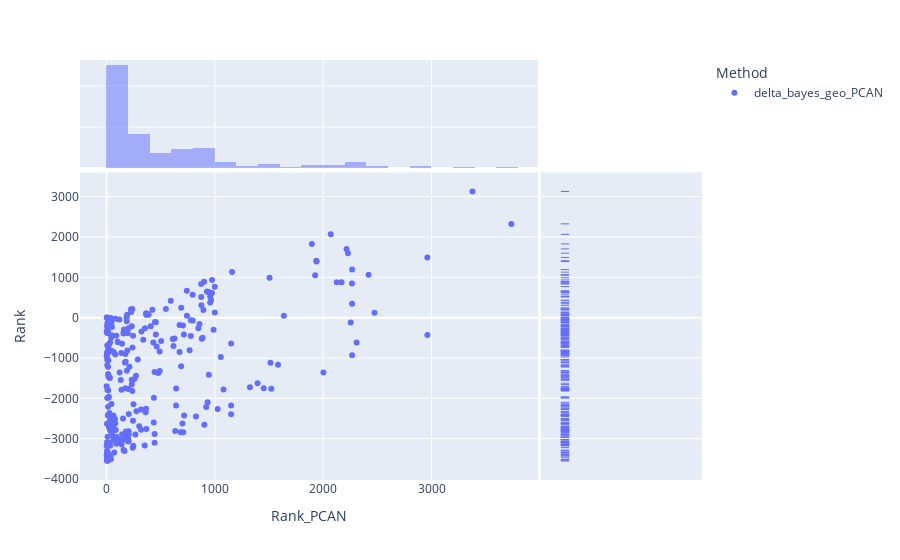
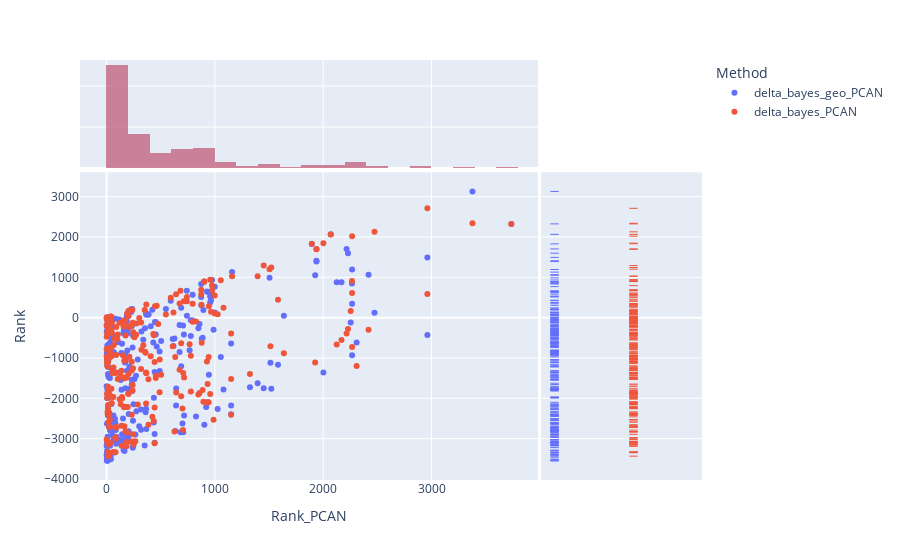
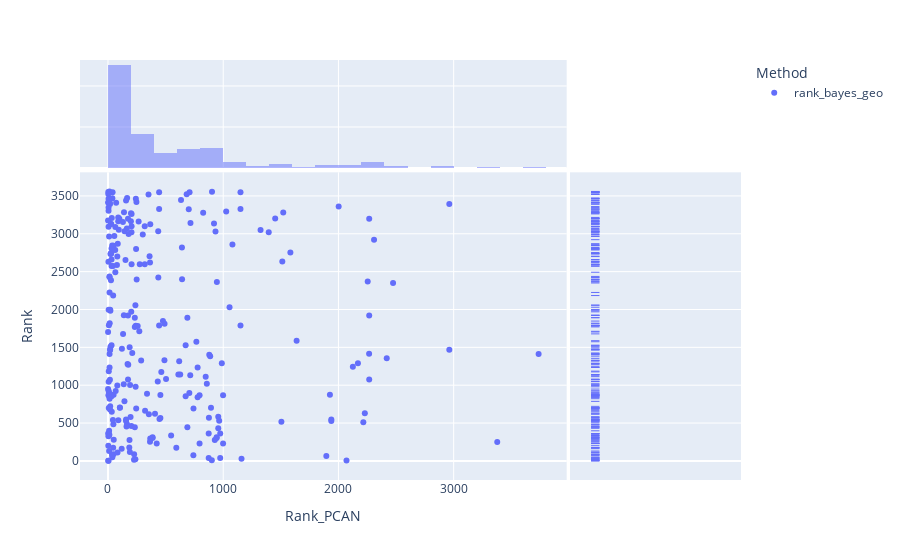
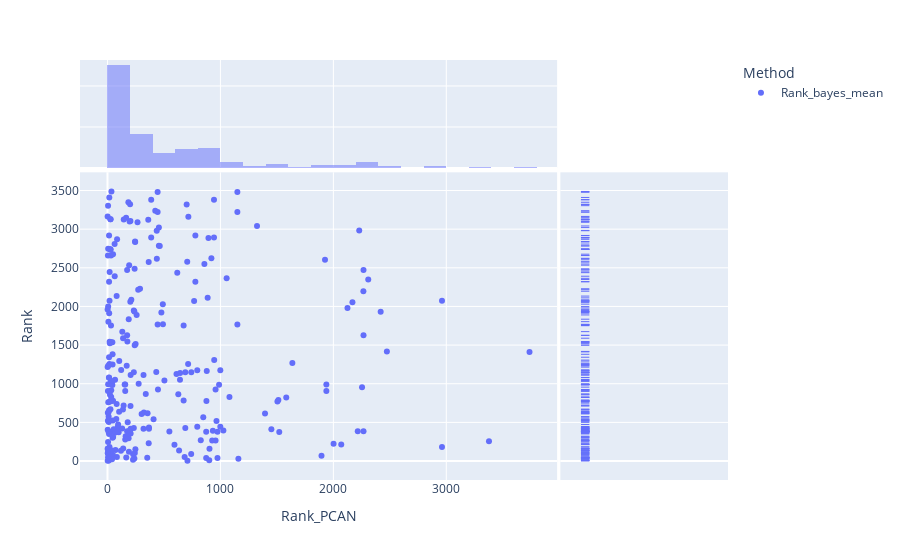

These figures' notebook cell, in order:
### Markdown cell above
### PLOTS with MAYO IC and PCAN IC Subsetted to Clinvar genes

### Code cell
plot_pt_dot_single(Rank_HPO_CKG_CKG_df,"delta_bayes_geo_PCAN")
plot_pt_dot_pair(Rank_HPO_CKG_CKG_df,"delta_bayes_geo_PCAN", 'delta_bayes_PCAN')
plot_pt_dot_single(Rank_HPO_CKG_CKG_df,"rank_bayes_geo")
plot_pt_dot_single(Rank_HPO_CKG_CKG_df,"Rank_bayes_mean")

### Figure 1 — Plotly figure (JSON) as saved in the notebook; plotly's stock layout.template omitted (floating-point values rounded to 4 significant figures; data arrays with more than 128 entries replaced by an {"elided": "..."} marker saying what was removed)
{"data": [{"customdata": {"elided": "271x2 str values"}, "hovertemplate": "Method=delta_bayes_geo_PCAN<br>Rank_PCAN=%{x}<br>Rank=%{y}<br>Normalized ID=%{customdata[0]}<br>Gene1=%{customdata[1]}<extra></extra>", "legendgroup": "delta_bayes_geo_PCAN", "marker": {"color": "#636efa", "symbol": "circle"}, "mode": "markers", "name": "delta_bayes_geo_PCAN", "orientation": "v", "showlegend": true, "type": "scatter", "x": {"elided": "271 int values"}, "xaxis": "x", "y": {"elided": "271 int values"}, "yaxis": "y"}, {"alignmentgroup": "True", "bingroup": "x", "hovertemplate": "Method=delta_bayes_geo_PCAN<br>Rank_PCAN=%{x}<br>count=%{y}<extra></extra>", "legendgroup": "delta_bayes_geo_PCAN", "marker": {"color": "#636efa"}, "name": "delta_bayes_geo_PCAN", "offsetgroup": "delta_bayes_geo_PCAN", "opacity": 0.5, "showlegend": false, "type": "histogram", "x": {"elided": "271 int values"}, "xaxis": "x3", "yaxis": "y3"}, {"alignmentgroup": "True", "boxpoints": "all", "customdata": {"elided": "271x2 str values"}, "fillcolor": "rgba(255,255,255,0)", "hoveron": "points", "hovertemplate": "Method=delta_bayes_geo_PCAN<br>Rank=%{y}<br>Normalized ID=%{customdata[0]}<br>Gene1=%{customdata[1]}<extra></extra>", "jitter": 0, "legendgroup": "delta_bayes_geo_PCAN", "line": {"color": "rgba(255,255,255,0)"}, "marker": {"color": "#636efa", "symbol": "line-ew-open"}, "name": "delta_bayes_geo_PCAN", "offsetgroup": "delta_bayes_geo_PCAN", "showlegend": false, "type": "box", "xaxis": "x2", "y": {"elided": "271 int values"}, "yaxis": "y2"}], "layout": {"barmode": "overlay", "legend": {"title": {"text": "Method"}, "tracegroupgap": 0}, "margin": {"t": 60}, "xaxis": {"anchor": "y", "domain": [0, 0.7363], "title": {"text": "Rank_PCAN"}}, "xaxis2": {"anchor": "y2", "domain": [0.7413, 1], "matches": "x2", "showgrid": false, "showline": false, "showticklabels": false, "ticks": ""}, "xaxis3": {"anchor": "y3", "domain": [0, 0.7363], "matches": "x", "showgrid": true, "showticklabels": false}, "xaxis4": {"anchor": "y4", "domain": [0.7413, 1], "matches": "x2", "showgrid": false, "showline": false, "showticklabels": false, "ticks": ""}, "yaxis": {"anchor": "x", "domain": [0, 0.7326], "title": {"text": "Rank"}}, "yaxis2": {"anchor": "x2", "domain": [0, 0.7326], "matches": "y", "showgrid": true, "showticklabels": false}, "yaxis3": {"anchor": "x3", "domain": [0.7426, 1], "matches": "y3", "showgrid": true, "showline": false, "showticklabels": false, "ticks": ""}, "yaxis4": {"anchor": "x4", "domain": [0.7426, 1], "matches": "y3", "showgrid": true, "showline": false, "showticklabels": false, "ticks": ""}}}

### Figure 2 — Plotly figure (JSON) as saved in the notebook; plotly's stock layout.template omitted (floating-point values rounded to 4 significant figures; data arrays with more than 128 entries replaced by an {"elided": "..."} marker saying what was removed)
{"data": [{"customdata": {"elided": "271x2 str values"}, "hovertemplate": "Method=delta_bayes_geo_PCAN<br>Rank_PCAN=%{x}<br>Rank=%{y}<br>Normalized ID=%{customdata[0]}<br>Gene1=%{customdata[1]}<extra></extra>", "legendgroup": "delta_bayes_geo_PCAN", "marker": {"color": "#636efa", "symbol": "circle"}, "mode": "markers", "name": "delta_bayes_geo_PCAN", "orientation": "v", "showlegend": true, "type": "scatter", "x": {"elided": "271 int values"}, "xaxis": "x", "y": {"elided": "271 int values"}, "yaxis": "y"}, {"alignmentgroup": "True", "bingroup": "x", "hovertemplate": "Method=delta_bayes_geo_PCAN<br>Rank_PCAN=%{x}<br>count=%{y}<extra></extra>", "legendgroup": "delta_bayes_geo_PCAN", "marker": {"color": "#636efa"}, "name": "delta_bayes_geo_PCAN", "offsetgroup": "delta_bayes_geo_PCAN", "opacity": 0.5, "showlegend": false, "type": "histogram", "x": {"elided": "271 int values"}, "xaxis": "x3", "yaxis": "y3"}, {"alignmentgroup": "True", "boxpoints": "all", "customdata": {"elided": "271x2 str values"}, "fillcolor": "rgba(255,255,255,0)", "hoveron": "points", "hovertemplate": "Method=delta_bayes_geo_PCAN<br>Rank=%{y}<br>Normalized ID=%{customdata[0]}<br>Gene1=%{customdata[1]}<extra></extra>", "jitter": 0, "legendgroup": "delta_bayes_geo_PCAN", "line": {"color": "rgba(255,255,255,0)"}, "marker": {"color": "#636efa", "symbol": "line-ew-open"}, "name": "delta_bayes_geo_PCAN", "offsetgroup": "delta_bayes_geo_PCAN", "showlegend": false, "type": "box", "xaxis": "x2", "y": {"elided": "271 int values"}, "yaxis": "y2"}, {"customdata": {"elided": "271x2 str values"}, "hovertemplate": "Method=delta_bayes_PCAN<br>Rank_PCAN=%{x}<br>Rank=%{y}<br>Normalized ID=%{customdata[0]}<br>Gene1=%{customdata[1]}<extra></extra>", "legendgroup": "delta_bayes_PCAN", "marker": {"color": "#EF553B", "symbol": "circle"}, "mode": "markers", "name": "delta_bayes_PCAN", "orientation": "v", "showlegend": true, "type": "scatter", "x": {"elided": "271 int values"}, "xaxis": "x", "y": {"elided": "271 int values"}, "yaxis": "y"}, {"alignmentgroup": "True", "bingroup": "x", "hovertemplate": "Method=delta_bayes_PCAN<br>Rank_PCAN=%{x}<br>count=%{y}<extra></extra>", "legendgroup": "delta_bayes_PCAN", "marker": {"color": "#EF553B"}, "name": "delta_bayes_PCAN", "offsetgroup": "delta_bayes_PCAN", "opacity": 0.5, "showlegend": false, "type": "histogram", "x": {"elided": "271 int values"}, "xaxis": "x3", "yaxis": "y3"}, {"alignmentgroup": "True", "boxpoints": "all", "customdata": {"elided": "271x2 str values"}, "fillcolor": "rgba(255,255,255,0)", "hoveron": "points", "hovertemplate": "Method=delta_bayes_PCAN<br>Rank=%{y}<br>Normalized ID=%{customdata[0]}<br>Gene1=%{customdata[1]}<extra></extra>", "jitter": 0, "legendgroup": "delta_bayes_PCAN", "line": {"color": "rgba(255,255,255,0)"}, "marker": {"color": "#EF553B", "symbol": "line-ew-open"}, "name": "delta_bayes_PCAN", "offsetgroup": "delta_bayes_PCAN", "showlegend": false, "type": "box", "xaxis": "x2", "y": {"elided": "271 int values"}, "yaxis": "y2"}], "layout": {"barmode": "overlay", "legend": {"title": {"text": "Method"}, "tracegroupgap": 0}, "margin": {"t": 60}, "xaxis": {"anchor": "y", "domain": [0, 0.7363], "title": {"text": "Rank_PCAN"}}, "xaxis2": {"anchor": "y2", "domain": [0.7413, 1], "matches": "x2", "showgrid": false, "showline": false, "showticklabels": false, "ticks": ""}, "xaxis3": {"anchor": "y3", "domain": [0, 0.7363], "matches": "x", "showgrid": true, "showticklabels": false}, "xaxis4": {"anchor": "y4", "domain": [0.7413, 1], "matches": "x2", "showgrid": false, "showline": false, "showticklabels": false, "ticks": ""}, "yaxis": {"anchor": "x", "domain": [0, 0.7326], "title": {"text": "Rank"}}, "yaxis2": {"anchor": "x2", "domain": [0, 0.7326], "matches": "y", "showgrid": true, "showticklabels": false}, "yaxis3": {"anchor": "x3", "domain": [0.7426, 1], "matches": "y3", "showgrid": true, "showline": false, "showticklabels": false, "ticks": ""}, "yaxis4": {"anchor": "x4", "domain": [0.7426, 1], "matches": "y3", "showgrid": true, "showline": false, "showticklabels": false, "ticks": ""}}}

### Figure 3 — Plotly figure (JSON) as saved in the notebook; plotly's stock layout.template omitted (floating-point values rounded to 4 significant figures; data arrays with more than 128 entries replaced by an {"elided": "..."} marker saying what was removed)
{"data": [{"customdata": {"elided": "271x2 str values"}, "hovertemplate": "Method=rank_bayes_geo<br>Rank_PCAN=%{x}<br>Rank=%{y}<br>Normalized ID=%{customdata[0]}<br>Gene1=%{customdata[1]}<extra></extra>", "legendgroup": "rank_bayes_geo", "marker": {"color": "#636efa", "symbol": "circle"}, "mode": "markers", "name": "rank_bayes_geo", "orientation": "v", "showlegend": true, "type": "scatter", "x": {"elided": "271 int values"}, "xaxis": "x", "y": {"elided": "271 int values"}, "yaxis": "y"}, {"alignmentgroup": "True", "bingroup": "x", "hovertemplate": "Method=rank_bayes_geo<br>Rank_PCAN=%{x}<br>count=%{y}<extra></extra>", "legendgroup": "rank_bayes_geo", "marker": {"color": "#636efa"}, "name": "rank_bayes_geo", "offsetgroup": "rank_bayes_geo", "opacity": 0.5, "showlegend": false, "type": "histogram", "x": {"elided": "271 int values"}, "xaxis": "x3", "yaxis": "y3"}, {"alignmentgroup": "True", "boxpoints": "all", "customdata": {"elided": "271x2 str values"}, "fillcolor": "rgba(255,255,255,0)", "hoveron": "points", "hovertemplate": "Method=rank_bayes_geo<br>Rank=%{y}<br>Normalized ID=%{customdata[0]}<br>Gene1=%{customdata[1]}<extra></extra>", "jitter": 0, "legendgroup": "rank_bayes_geo", "line": {"color": "rgba(255,255,255,0)"}, "marker": {"color": "#636efa", "symbol": "line-ew-open"}, "name": "rank_bayes_geo", "offsetgroup": "rank_bayes_geo", "showlegend": false, "type": "box", "xaxis": "x2", "y": {"elided": "271 int values"}, "yaxis": "y2"}], "layout": {"barmode": "overlay", "legend": {"title": {"text": "Method"}, "tracegroupgap": 0}, "margin": {"t": 60}, "xaxis": {"anchor": "y", "domain": [0, 0.7363], "title": {"text": "Rank_PCAN"}}, "xaxis2": {"anchor": "y2", "domain": [0.7413, 1], "matches": "x2", "showgrid": false, "showline": false, "showticklabels": false, "ticks": ""}, "xaxis3": {"anchor": "y3", "domain": [0, 0.7363], "matches": "x", "showgrid": true, "showticklabels": false}, "xaxis4": {"anchor": "y4", "domain": [0.7413, 1], "matches": "x2", "showgrid": false, "showline": false, "showticklabels": false, "ticks": ""}, "yaxis": {"anchor": "x", "domain": [0, 0.7326], "title": {"text": "Rank"}}, "yaxis2": {"anchor": "x2", "domain": [0, 0.7326], "matches": "y", "showgrid": true, "showticklabels": false}, "yaxis3": {"anchor": "x3", "domain": [0.7426, 1], "matches": "y3", "showgrid": true, "showline": false, "showticklabels": false, "ticks": ""}, "yaxis4": {"anchor": "x4", "domain": [0.7426, 1], "matches": "y3", "showgrid": true, "showline": false, "showticklabels": false, "ticks": ""}}}

### Figure 4 — Plotly figure (JSON) as saved in the notebook; plotly's stock layout.template omitted (floating-point values rounded to 4 significant figures; data arrays with more than 128 entries replaced by an {"elided": "..."} marker saying what was removed)
{"data": [{"customdata": {"elided": "271x2 str values"}, "hovertemplate": "Method=Rank_bayes_mean<br>Rank_PCAN=%{x}<br>Rank=%{y}<br>Normalized ID=%{customdata[0]}<br>Gene1=%{customdata[1]}<extra></extra>", "legendgroup": "Rank_bayes_mean", "marker": {"color": "#636efa", "symbol": "circle"}, "mode": "markers", "name": "Rank_bayes_mean", "orientation": "v", "showlegend": true, "type": "scatter", "x": {"elided": "271 int values"}, "xaxis": "x", "y": {"elided": "271 int values"}, "yaxis": "y"}, {"alignmentgroup": "True", "bingroup": "x", "hovertemplate": "Method=Rank_bayes_mean<br>Rank_PCAN=%{x}<br>count=%{y}<extra></extra>", "legendgroup": "Rank_bayes_mean", "marker": {"color": "#636efa"}, "name": "Rank_bayes_mean", "offsetgroup": "Rank_bayes_mean", "opacity": 0.5, "showlegend": false, "type": "histogram", "x": {"elided": "271 int values"}, "xaxis": "x3", "yaxis": "y3"}, {"alignmentgroup": "True", "boxpoints": "all", "customdata": {"elided": "271x2 str values"}, "fillcolor": "rgba(255,255,255,0)", "hoveron": "points", "hovertemplate": "Method=Rank_bayes_mean<br>Rank=%{y}<br>Normalized ID=%{customdata[0]}<br>Gene1=%{customdata[1]}<extra></extra>", "jitter": 0, "legendgroup": "Rank_bayes_mean", "line": {"color": "rgba(255,255,255,0)"}, "marker": {"color": "#636efa", "symbol": "line-ew-open"}, "name": "Rank_bayes_mean", "offsetgroup": "Rank_bayes_mean", "showlegend": false, "type": "box", "xaxis": "x2", "y": {"elided": "271 int values"}, "yaxis": "y2"}], "layout": {"barmode": "overlay", "legend": {"title": {"text": "Method"}, "tracegroupgap": 0}, "margin": {"t": 60}, "xaxis": {"anchor": "y", "domain": [0, 0.7363], "title": {"text": "Rank_PCAN"}}, "xaxis2": {"anchor": "y2", "domain": [0.7413, 1], "matches": "x2", "showgrid": false, "showline": false, "showticklabels": false, "ticks": ""}, "xaxis3": {"anchor": "y3", "domain": [0, 0.7363], "matches": "x", "showgrid": true, "showticklabels": false}, "xaxis4": {"anchor": "y4", "domain": [0.7413, 1], "matches": "x2", "showgrid": false, "showline": false, "showticklabels": false, "ticks": ""}, "yaxis": {"anchor": "x", "domain": [0, 0.7326], "title": {"text": "Rank"}}, "yaxis2": {"anchor": "x2", "domain": [0, 0.7326], "matches": "y", "showgrid": true, "showticklabels": false}, "yaxis3": {"anchor": "x3", "domain": [0.7426, 1], "matches": "y3", "showgrid": true, "showline": false, "showticklabels": false, "ticks": ""}, "yaxis4": {"anchor": "x4", "domain": [0.7426, 1], "matches": "y3", "showgrid": true, "showline": false, "showticklabels": false, "ticks": ""}}}
